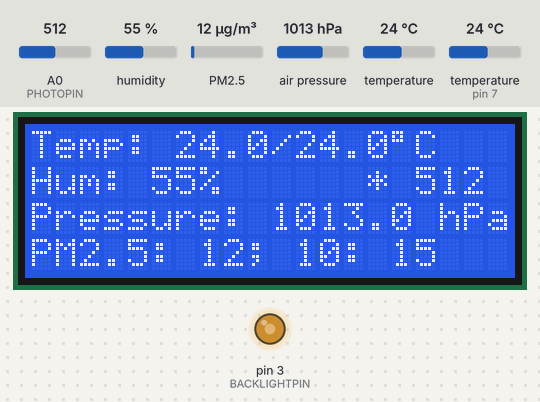
The sketch below on a simulated Arduino Nano, built with avr-gcc and run on an emulated ATmega328P. Parts: 20×4 character LCD, output pins drawn as LEDs (lit = HIGH). The test bench sets the inputs (shaded band); at power-on: PM2.5 12 µg/m³, air pressure 1013 hPa, A0 (PHOTOPIN) = 512, humidity 55 %, temperature 24 °C, temperature (sensor on pin 7) 24 °C. What the sketch prints to the serial monitor is not drawn.

Above: at 3.0 s.
3.1 s: PM2.5 set to 150 µg/m³
At 5.0 s:
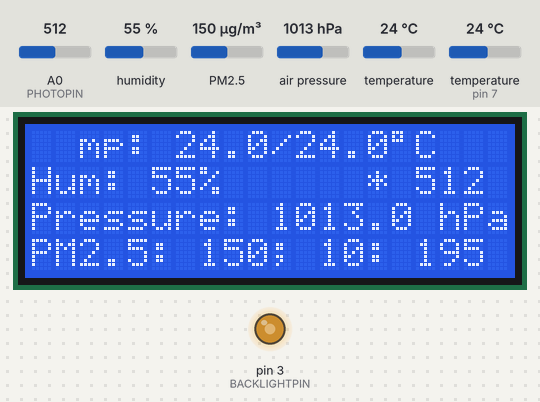
9.6 s: air pressure set to 952 hPa
At 11.8 s:
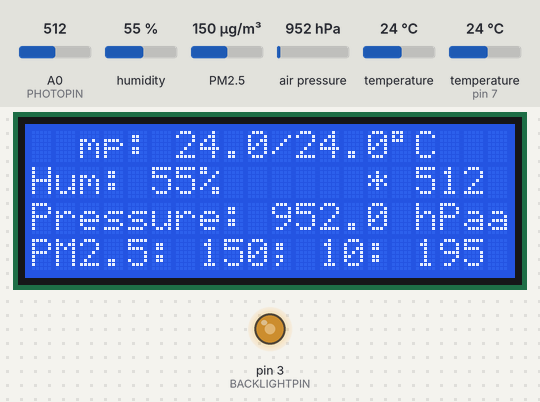
16.1 s: A0 (PHOTOPIN) set to 716
At 17.5 s:
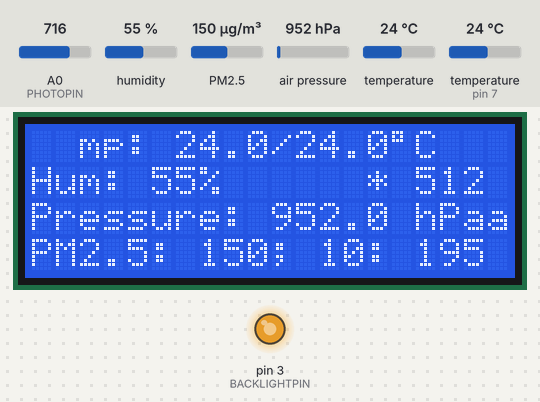
22.6 s: A0 (PHOTOPIN) set to 306
At 24.3 s:
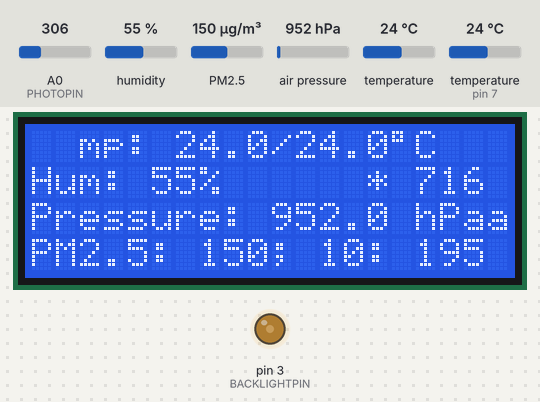
29.0 s: A0 (PHOTOPIN) set to 30
At 29.9 s:
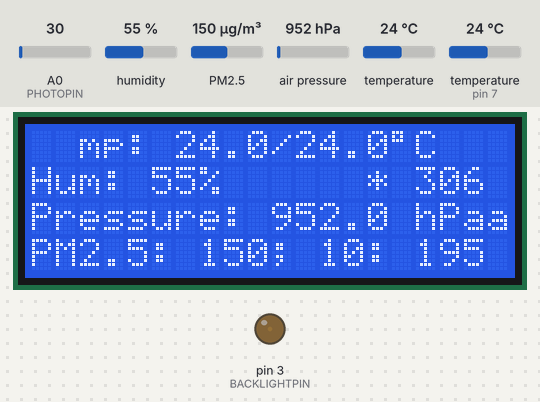
35.2 s: air pressure set to 1000 hPa
At 36.7 s:
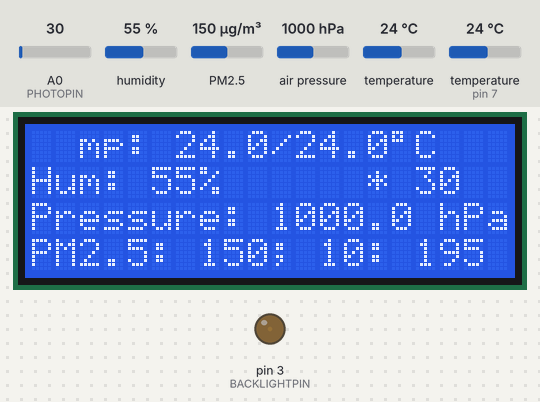
Timing chart, 0 to 38.2 s (numbered marks = the images above; inputs shaded):
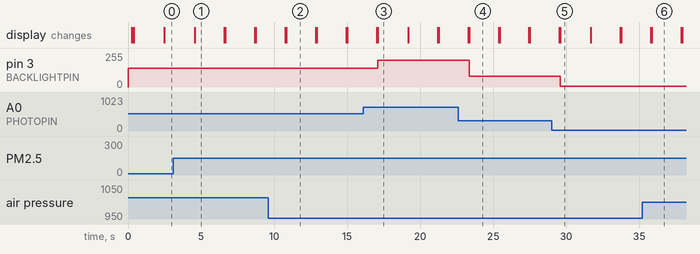

The sketch:

weather_demo_nano.ino
```cpp
/*
 * A portable weather station demo prototype.
 * Using Arduino Nano, DHT22, BMP180, LCD 20x4 display with YwRobot LCM1602,
 * light resistor
 *
 *
*/
// Adafruit BMP085 library https://github.com/adafruit/Adafruit-BMP085-Library
#include <Adafruit_BMP085.h>
// Adafruit DHT library https://github.com/adafruit/Adafruit_Sensor
#include <DHT.h>
// standard Arduino library
#include <Wire.h>
// LiquidCrystal_I2C library from https://github.com/marcoschwartz/LiquidCrystal_I2C
#include <LiquidCrystal_I2C.h>
// SDS011 library https://github.com/ricki-z/SDS011
#include <SDS011.h>

#define DHTPIN 7 // pin DHT22 is connected to
#define DHTTYPE DHT22 // type of sensor is DHT 22  (AM2302)

#define AVGNUM 1 // number of measurements to average
#define DELAY 2000 // interval between measurements in ms

#define PHOTOPIN 0 // pin light resistor is connected to
#define BACKLIGHTPIN 3 // pin for backlight control

#define RXPIN 12 // RX pin connected to SDS011's TX
#define TXPIN 11 // TX pin connected to SDS011's RX

DHT dht (DHTPIN, DHTTYPE);
Adafruit_BMP085 bmp;
LiquidCrystal_I2C lcd(0x27, 20, 4);  // Set the LCD I2C address
SDS011 sds;


byte counter;
float hum, tempdht;
float tempdhtavg, humavg;
float tempbmp, pres;
float tempbmpavg, presavg;
int pm25, pm10;
word light;

void setup() {
  pinMode(BACKLIGHTPIN, OUTPUT);
  light = analogRead(PHOTOPIN);
  backlightControl(BACKLIGHTPIN, light);
  Serial.begin(9600);
  Wire.begin();
  lcd.init();
  sds.begin(RXPIN, TXPIN);
  delay(200);
  lcd.backlight();
  lcd.clear();
  lcd.setCursor(0, 0);
  dht.begin();
  tempdht = dht.readTemperature();
  hum = dht.readHumidity();
  if (isnan(tempdht) || isnan(hum)) {
    Serial.println("DHT failure!");
    lcd.print("DHT failure.");
    while(1);
  }
  if (!bmp.begin()) {
    Serial.println("BMP failure!");
    lcd.print("BMP failure.");
    while(1);
  }
  pres = bmp.readPressure();
  tempbmp = bmp.readTemperature();
  Serial.println("Seconds;TempDHT *C;TempBMP *C;Humidity %;Pressure hPa;PM2.5;PM10;Light(0-1023)");

  show(tempdht, hum, pres, tempbmp, light, 0, 0);
}

void loop() {
  float pm25val, pm10val;

  light = analogRead(PHOTOPIN);
  backlightControl(BACKLIGHTPIN, light);
  delay(DELAY);
  counter++;
  tempdht = dht.readTemperature();
  hum = dht.readHumidity();

  pres = bmp.readPressure();
  tempbmp = bmp.readTemperature();

  if (!sds.read(&pm25val, &pm10val)) {
    pm25 = int(pm25val);
    pm10 = int(pm10val);
  }

  tempdhtavg += tempdht;
  humavg += hum;
  tempbmpavg += tempbmp;
  presavg += pres;

  if (counter == AVGNUM) {
    tempdhtavg /= AVGNUM;
    humavg /= AVGNUM;
    tempbmpavg /= AVGNUM;
    presavg /= AVGNUM;

    show(tempdhtavg, humavg, presavg, tempbmpavg, light, pm25, pm10);

    tempdhtavg = 0;
    humavg = 0;
    tempbmpavg = 0;
    presavg = 0;
    counter = 0;
  }

}

void show(float tempdht, float hum, float pres, float tempbmp, word light, int pm25, int pm10) {
    pres /= 100;
    Serial.print(millis()/1000);
    Serial.print(";");
    Serial.print(tempdht);
    Serial.print(";");
    Serial.print(tempbmp);
    Serial.print(";");
    Serial.print(hum);
    Serial.print(";");
    Serial.print(pres);
    Serial.print(";");
    Serial.print(pm25);
    Serial.print(";");
    Serial.print(pm10);
    Serial.print(";");
    Serial.print(light);
    Serial.println("");
    lcd.setCursor(0, 0);
    lcd.print("Temp: ");
    lcd.print(tempdht, 1);
    lcd.print("/");
    lcd.print(tempbmp, 1);
    lcd.print((char)223);
    lcd.print("C");
    lcd.setCursor(0, 1);
    lcd.print("Hum: ");
    lcd.print(round(hum), 1);
    lcd.print("% ");
    lcd.setCursor(14, 1);
    lcd.print("* ");
    lcd.print(light);
    lcd.print(" ");
    lcd.setCursor(0, 2);
    lcd.print("Pressure: ");
    lcd.print(pres, 1);
    lcd.print(" hPa");
    lcd.setCursor(0, 3);
    lcd.print("PM2.5: ");
    lcd.print(pm25);
    lcd.print("; ");
    lcd.print("10: ");
    lcd.print(pm10);
    lcd.print("   ");
}

void backlightControl(byte pin, word light) {
  // values for 10 kOhm voltage divider resistor and 100 Ohm output resistor
  light = constrain(light, 40, 900);
  int level = map(light, 40, 900, 4, 255);
  analogWrite(pin, level);
}
```

Measured:
- after the input at 3.1 s, the display: changes after 1.5 s (image 1)
- after the input at 9.6 s, the display: first differs from a run without the input after 1.2 s (image 2)
- after the input at 16.1 s, pin 3 (BACKLIGHTPIN): 141/255 → 201/255 after 0.99 s
- after the input at 22.6 s, pin 3 (BACKLIGHTPIN): 201/255 → 81/255 after 0.75 s
- after the input at 29.0 s, pin 3 (BACKLIGHTPIN): 81/255 → 4/255 after 0.61 s
- after the input at 35.2 s, the display: first differs from a run without the input after 0.66 s (image 6)
- what the display in image 1 shows lasts 2.0 s, from 4.6 s to 6.6 s
